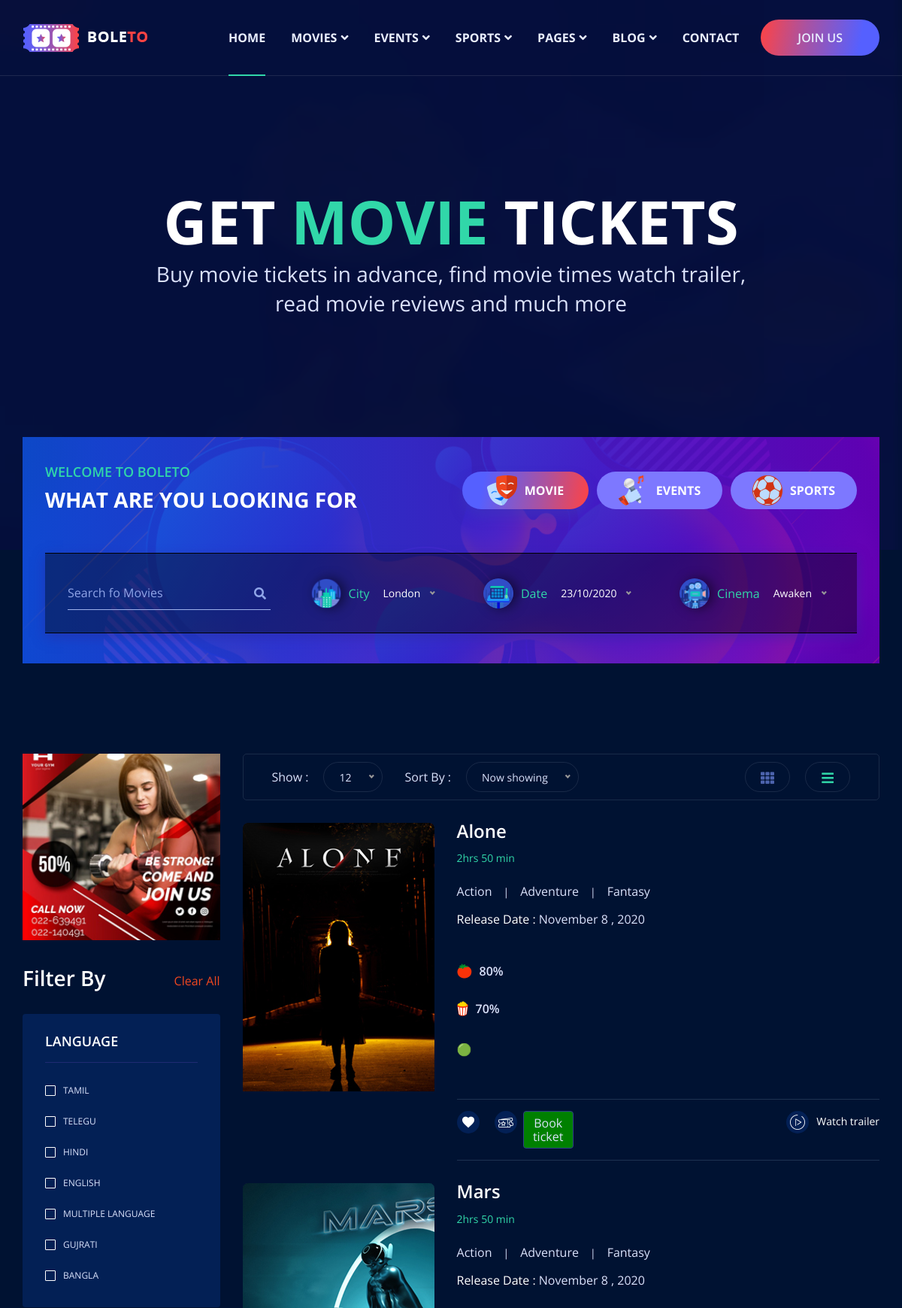
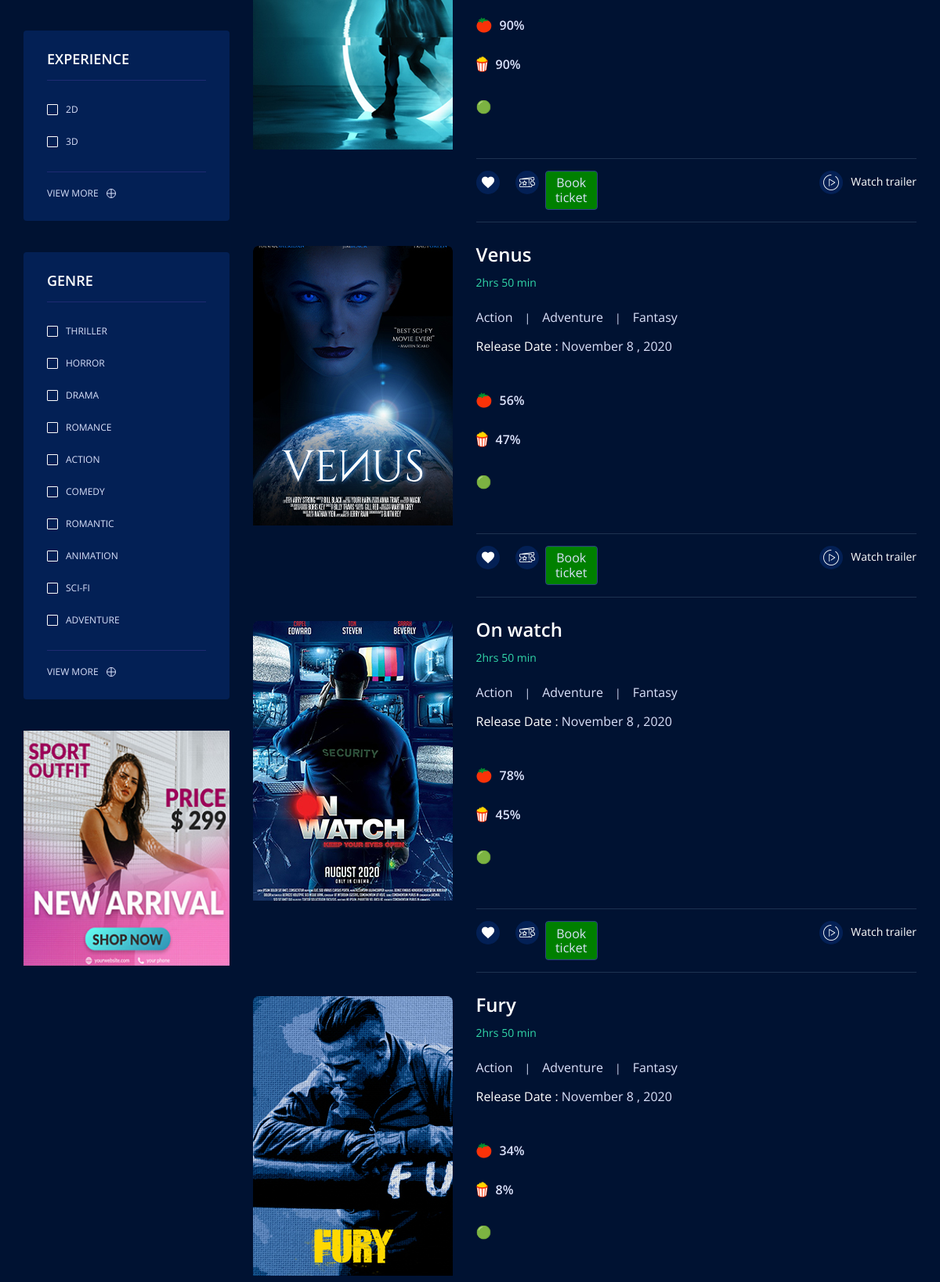
The page /all-movies-list (upper part) on the database its author committed (2 pictures, top to bottom).
### tables this page shows
CREATE TABLE `movie_list` (
  `movie_id` int(50) NOT NULL,
  `movie_name` varchar(255) DEFAULT NULL,
  `movie_tomato_rating` int(50) DEFAULT 0 COMMENT 'in %',
  `movie_box_office_rating` int(50) DEFAULT 0 COMMENT 'in %',
  `movie_img` varchar(255) NOT NULL DEFAULT 'assetsimagesmoviemovie01.jpg',
  `available` int(10) DEFAULT 1 COMMENT '0=not/1=yes',
  `dates` varchar(255) NOT NULL
);

### view/site/all-movies-list.php (the view, shortened to what the rows shown need)
<section class="banner-section">
        <div class="container">
            <div class="banner-content">
                <h1 class="title bold">get <span class="color-theme">movie</span> tickets</h1>
            </div>
        </div>
    </section>
    <section class="movie-section padding-top padding-bottom">
        <div class="container">
            <div class="row flex-wrap-reverse justify-content-center">
                <div class="col-lg-9 mb-50 mb-lg-0">
                    <div class="filter-tab tab">
                       <div class="tab-item active">
                                <div class="movie-area mb-10">
                               <?php
                                foreach ($this->get_data as $key => $value) {
                                $id = $value["movie_id"];
                                $name = $value["movie_name"];
                                $tamato_rating = $value["movie_tomato_rating"];
                                $box_office_rating = $value["movie_box_office_rating"];
                                $img = $value["movie_img"];
                                $available = $value["available"];
                                ?>
                                 <form action="movie-seats" class="movie-list" method="post">
                                        <div class="movie-thumb c-thumb">
                                                <a >
                                                    <img src="<?php echo $img;?>" alt="movie">
                                                </a>
                                        </div>
                                        <div class="movie-content bg-one">
                                            <h5 class="title">
                                                <a href="movie-details.html"><?php echo $name;?></a>
                                            </h5>
                                            <p class="duration">2hrs 50 min</p>
                                            <div class="movie-tags">
                                                <a href="">action</a>
                                                <a href="">adventure</a>
                                                <a href="">fantasy</a>
                                            </div>
                                            <div class="release">
                                                <span>Release Date : </span> <a href=""> November 8 , 2020</a>
                                            </div>
                                            <ul class="movie-rating-percent">
                                                <li>
                                                    <div class="thumb">
                                                        <img src="<?php echo $this->assets;?>images/movie/tomato.png" alt="movie">
                                                    </div>
                                                    <span class="content"><?php echo $tamato_rating;?>%</span>
                                                </li>
                                                <li>
                                                    <div class="thumb">
                                                        <img src="<?php echo $this->assets;?>images/movie/cake.png" alt="movie">
                                                    </div>
                                                    <span class="content"><?php echo $box_office_rating;?>%</span>
                                                </li>
                                                <li class="header-button pr-0">
                                                    <?php echo ($available == 1)? '🟢' : '🔴';  ?>
                                            </li>
                                            </ul>
                                            <div class="book-area">
                                                <div class="book-ticket">
                                                    <div class="react-item">
                                                        <a href="">
                                                            <div class="thumb">
                                                                <img src="<?php echo $this->assets;?>images/icons/heart.png" alt="icons">
                                                            </div>
                                                        </a>
                                                    </div>
                                                    <div class="react-item mr-auto">
                                                            <div class="thumb">
                                                                <img src="<?php echo $this->assets;?>images/icons/book.png" alt="icons">
                                                            </div>
                                                            <button type="submit" name="movie_id" value="<?php echo $id?>"
                                                             style="width:50%; background-color:green; margin-left:.5rem;">book ticket</button>
                                                    </div>
                                                    <div class="react-item">
                                                        <a href="" class="popup-video">
                                                            <div class="thumb">
                                                                <img src="<?php echo $this->assets;?>images/icons/play-button.png" alt="icons">
                                                            </div>
                                                            <span>watch trailer</span>
                                                        </a>
                                                    </div>
                                                </div>
                                            </div>
                                        </div>
                                </form>
                            <?php
                                }
                            ?>
                                </div>
                            </div>
                        </div>
                    </div>
                </div>
            </div>
    </section>

### rows shown on the page
movie_list: movie_img (picture), movie_name "alone", movie_tomato_rating "80", movie_box_office_rating "70", $id 1 (drawn)
movie_list: movie_img (picture), movie_name "mars", movie_tomato_rating "90", movie_box_office_rating "90", $id 2 (drawn)
movie_list: movie_img (picture), movie_name "venus", movie_tomato_rating "56", movie_box_office_rating "47", $id 3 (drawn)
movie_list: movie_img (picture), movie_name "on watch", movie_tomato_rating "78", movie_box_office_rating "45", $id 4 (drawn)
movie_list: movie_img (picture), movie_name "fury", movie_tomato_rating "34", movie_box_office_rating "8"
